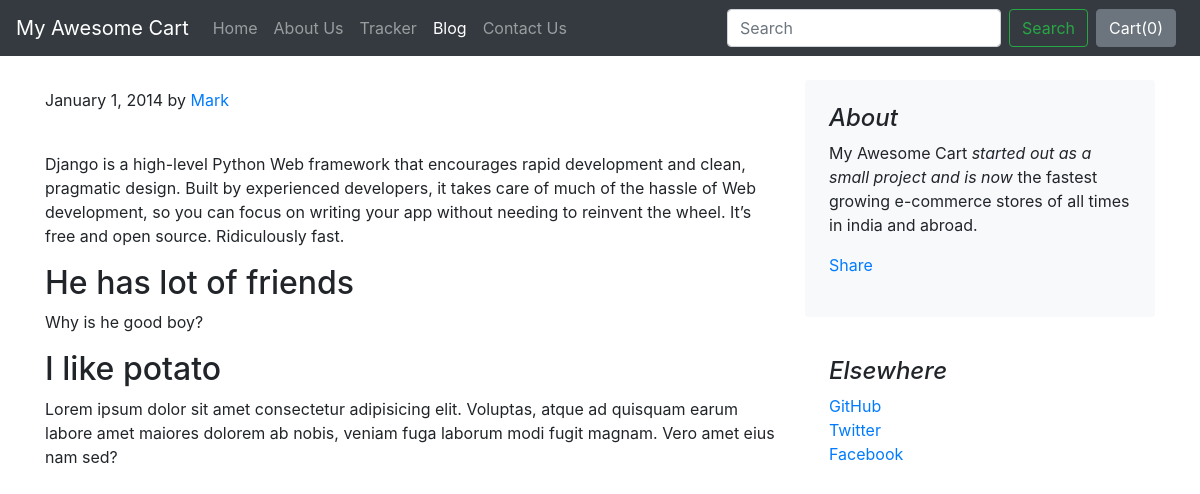
The page /blog/blogpost/1 on the database its author committed.
### blog/models.py (models this page shows)
class Blogpost(models.Model):
    post_id = models.AutoField(primary_key= True)
    tilte = models.CharField(max_length=50)
    head0 = models.CharField(max_length=500, default="")
    chead0 = models.CharField(max_length=5000, default="")
    head1 = models.CharField(max_length=500, default="")
    chead1 = models.CharField(max_length=5000, default="")
    head2 = models.CharField(max_length=500, default="")
    chead2 = models.CharField(max_length=5000, default="")
    pub_date = models.DateField()
    thumbnail = models.ImageField(upload_to='shop/images', default="")
    def __str__(self):
        return self.tilte

### blog/views.py (the view)
# urls.py: path("blogpost/<int:id>", views.blogpost, name="blogHome")
def blogpost(request, id):
    post = Blogpost.objects.filter(post_id = id)[0]
    print(post)
    return render(request, 'blog/blogpost.html',{'post':post})

### blog/templates/blog/blogpost.html (shortened to what this page needs)
{% extends 'blog/basic.html' %}
{% block body %}
<div class="container">
    <div class="row mt-4">
        <div class="col-md-8 blog-main">
            <div class="blog-post">
                <p class="blog-post-meta">January 1, 2014 by <a href="#">Mark</a></p>
                <div class="fb-like" data-href="http://127.0.0.1:8000/blog/blogpost/{{post.post_id}}" data-layout="standard" data-action="like" data-size="large" data-show-faces="false" data-share="true"></div><br>
                <p>{{post.chead0}}</p>
                <h2>{{post.head1}}</h2>
                <p>{{post.chead1}}</p>
                <h2>{{post.head2}}</h2>
                <p>{{post.chead2}}</p>
            </div>
        </div>
        <aside class="col-md-4 blog-sidebar">
            <div class="p-4 mb-3 bg-light rounded">
                <h4 class="font-italic">About</h4>
                <p class="mb-0">My Awesome Cart <em>started out as a small project and is now</em> the fastest growing e-commerce stores of all times in india and abroad.</p>
                <div class="my-3 fb-share-button" data-href="http://127.0.0.1:8000/blog/blogpost/{{post.post_id}}" data-layout="button_count" data-size="large"><a target="_blank" href="https://www.facebook.com/sharer/sharer.php?u=http%3A%2F%2F127.0.0.1%3A8000%2Fblog%2Fblogpost%2F4&src=sdkpreparse" class="fb-xfbml-parse-ignore">Share</a></div>
            </div>
            <div class="p-4">
                <h4 class="font-italic">Elsewhere</h4>
                <ol class="list-unstyled">
                    <li><a href="#">GitHub</a></li>
                    <li><a href="#">Twitter</a></li>
                    <li><a href="#">Facebook</a></li>
                </ol>
            </div>
        </aside>
    </div>
</div>
{% endblock %}

### rows shown on the page
Blogpost: chead0 "Django is a high-level Python Web framework that encourages rapid development and clean, pragmatic design. Built by experienced developers, it takes care of much of the hassle of Web development, so you can focus on writing your app without needing to reinvent the wheel. It’s free and open source. Ridiculously fast.", head1 "He has lot of friends", chead1 "Why is he good boy?", head2 "I like potato", chead2 "Lorem ipsum dolor sit amet consectetur adipisicing elit. Voluptas, atque ad quisquam earum labore amet maiores dolorem ab nobis, veniam fuga laborum modi fugit magnam. Vero amet eius nam sed?"
